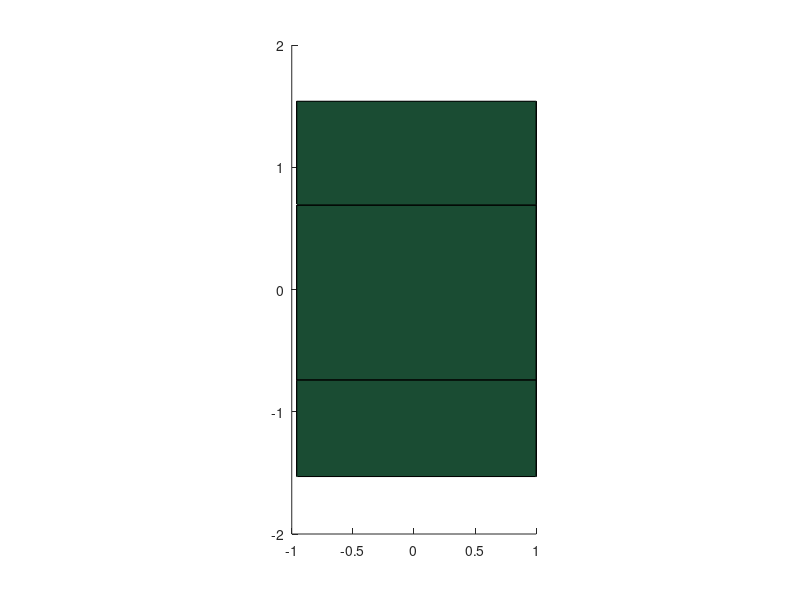

Here is the MATLAB script that generated this plot:
function p = servoLink01(parentAxes, faceColor)
if (nargin == 0)
    parentAxes = gca;
    faceColor = [.1 .3 .2];
elseif (nargin == 1)
    faceColor = [.1 .3 .2];
end
set(parentAxes, 'DataAspectRatio', [1 1 1]);
link0Verts =...
    [ 1       -1.53 5.13;%1
      1       1.54  5.13;%2
      1        .69  6.7;%3
      1       -.74  6.7;%4
     -.96	 -1.53	5.13;%5
     -.96	 -.74 	6.7;%6
     -.96	  .69	6.7;%7
     -.96	  1.54	5.13;];%8
 
AA = zeros(8,3);
%AA(:,1) = 0;

link0Verts = link0Verts; + AA;
link0Faces =...
    [1  2  3  4;
     1  5  6  4;
     4  3  7  6;
     2  3  7  8;
     8  7  6  5];

p = patch('Parent', parentAxes, 'Faces',link0Faces,'Vertices',link0Verts,'FaceColor',faceColor);

end